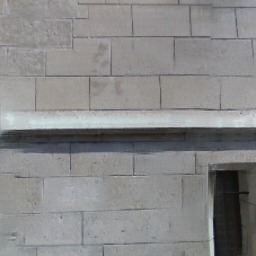
#> input picture add_image/img_gt/37.png, 256 x 256 px, found by its file name
$ python demo.py
#> lines starting #> are read from the running program, lines starting #| are printed output that depends on the picture
import cv2
import numpy as np

img_a = cv2.imread("D:/file/work_space/deep_leaning/pythonProject1/add_image/img_gt/37.png")
#> img_a is the input picture: shape (256, 256, 3); mean B, G, R 136.4, 135.8, 136.1

img_b = cv2.imread("D:/file/work_space/deep_leaning/pythonProject1/add_image/img_mask/37.png")
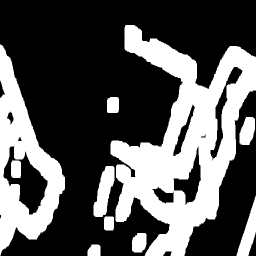
#> input picture add_image/img_mask/37.png, 256 x 256 px, found by its file name
#> img_b is the input picture: shape (256, 256, 3); min 0, max 255, mean 88.7
img_c = cv2.imread("D:/file/work_space/deep_leaning/pythonProject1/add_image/img_gt/37.png")
# img_b = cv2.resize(img_b,256,256)
# xishu = 1
# print(img_b[137][1][0])
for i in range(255):
    for j in range(255):
        if(img_b[i][j][0] ==255 ):
            img_c[i][j] = [255,255,255]
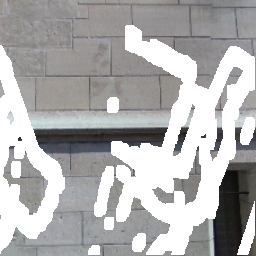
#> img_c: shape (256, 256, 3); mean B, G, R 175.7, 175.5, 176
# img_a = cv2.resize(img_a, (img_b.shape[1], img_b.shape[0]))

# img_c = xishu * img_b + (1 - xishu) * img_a
img_c = img_c.astype(np.uint8)
img_c = np.clip(img_c, 0, 255)
cv2.imshow('asdf', img_c)


cv2.waitKey()
cv2.imwrite("D:/file/work_space/deep_leaning/pythonProject1/add_image/result/37.png",img_c)
